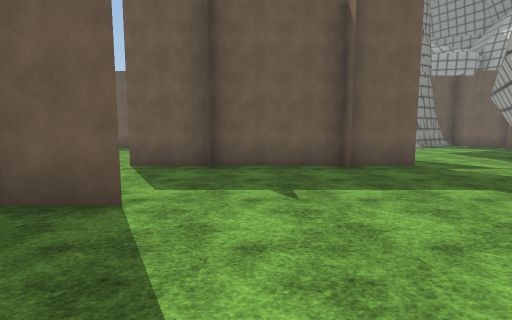
View 1 (above)

16 first-person views from a walk through a 3-D level made in the Unity game engine. The camera is 1.5 m above the floor, tilts 6° down and sees 85° across. The floor is counted in squares, 2 m on a side. Each view is taken from the middle of a square. On the plan, view 1 faces up. The plan holds only what a view shows up to about 10 squares ahead; the rest is blank. The place goes on beyond the plan. Flat ground stands in for the terrain. The player is left out. Surface patterns are stand-ins for the level's own textures.

View 2
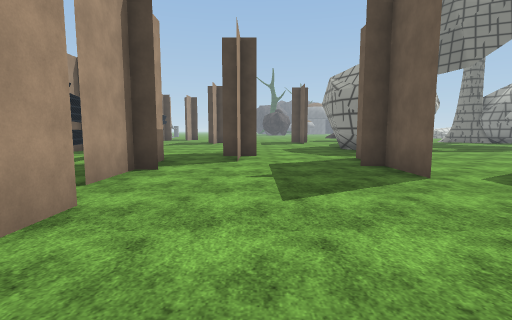

View 3
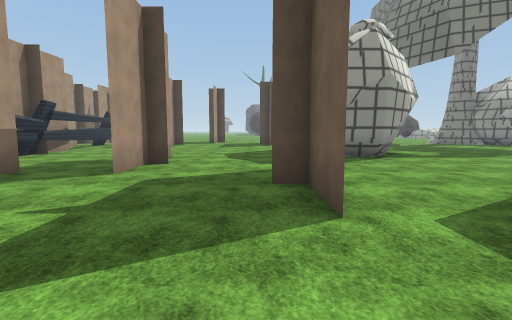

View 4
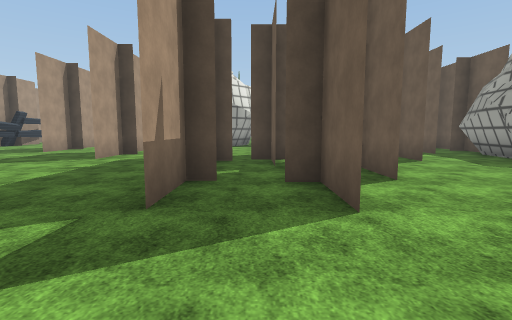

View 5
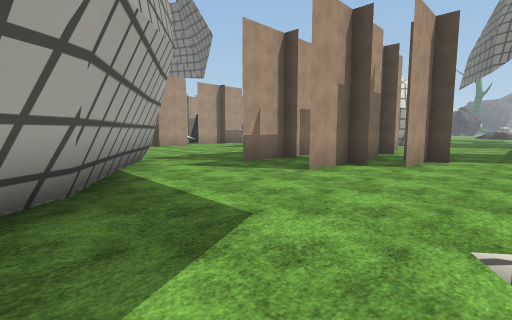

View 6
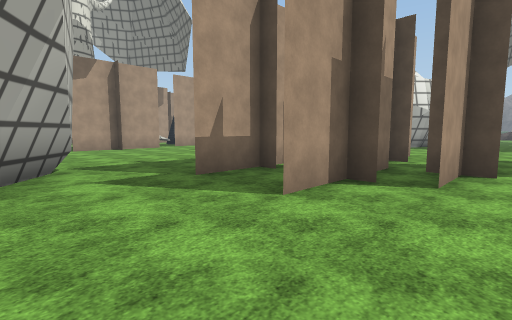

View 7
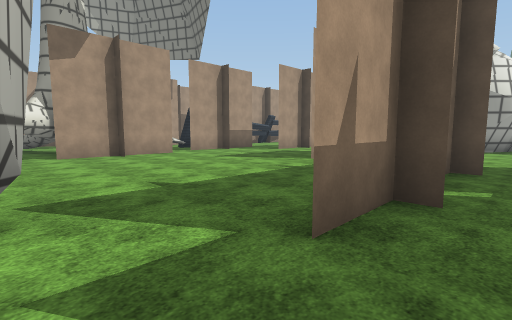

View 8
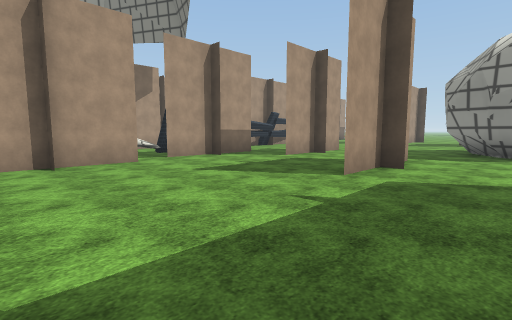

View 9
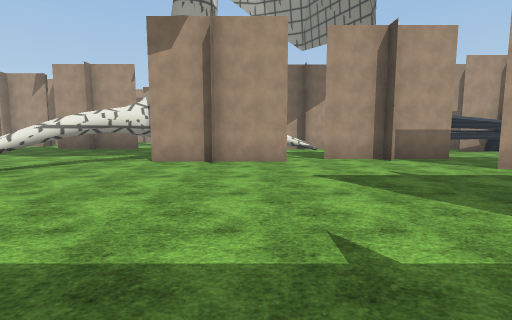

View 10
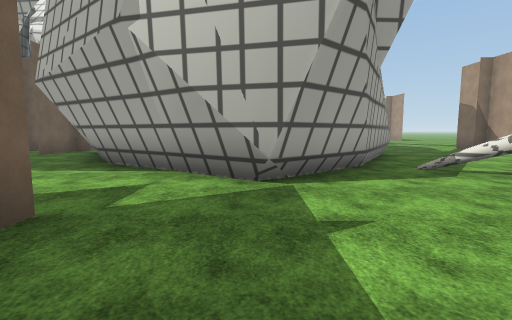

View 11
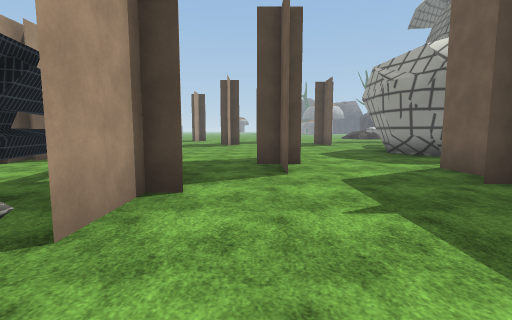

View 12
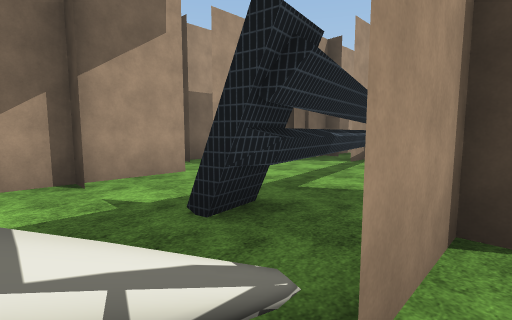

View 13
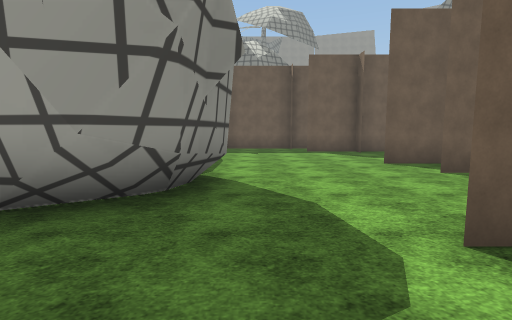

View 14
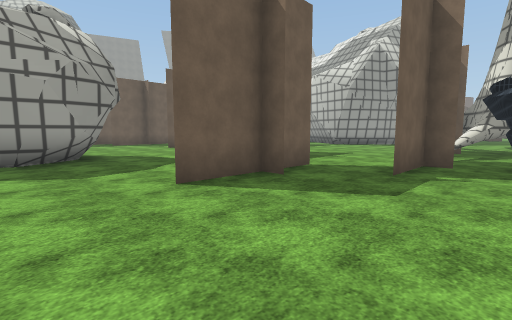

View 15
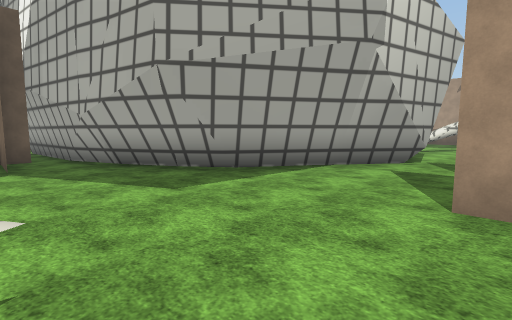

View 16
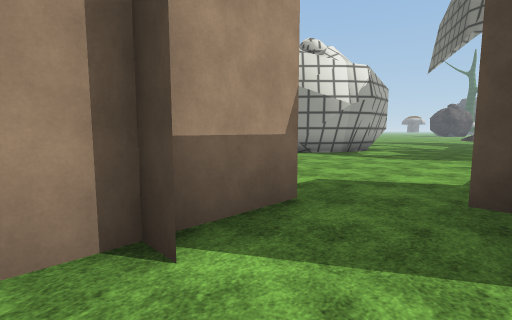

### Floor plan
Key: @ floor where view 1 was taken; # wall or solid block; x gap in a wall; . floor; / step, stairs or slope; T thing the floor can be seen under or through; O other object.
Columns run from 9 left of view 1 to 14 right of it. Each row starts with its distance up from view 1.
 11   ...OOOO......//..#O
 10 .....................###
  9 ........OOO.......####
  8 ..........OOO....##
  7 #......OOO......##
  6 ###....OO.OOO..##
  5  ##............#
  4 ###...........##
  3 .##..OOO......##
  2 ...............###
  1 .................###
  0 ...OOO...@.....T...#
 -1 ..............T......
 -2 ......OO#.#O#T.......
 -3 .......x.#### .......
 -4 ...#####... #.......
 -5 #O#.......  ##.....
 -6 OO........
 -7  OOOOO.OO#
 -8      OO

Positions as (right, up) in squares from view 1, and headings:
1: (0, 0), facing up
2: (3, 0), facing left
3: (1, 2), facing left
4: (6, 7), facing left
5: (8, 11), facing down-left
6: (6, 10), facing down-left
7: (5, 7), facing down-left
8: (3, 5), facing down-left
9: (1, 5), facing down
10: (1, 4), facing right
11: (1, -1), facing left
12: (0, -2), facing down-left
13: (-6, 1), facing up
14: (-9, -4), facing up-right
15: (3, 11), facing down-right
16: (1, 11), facing down-left
